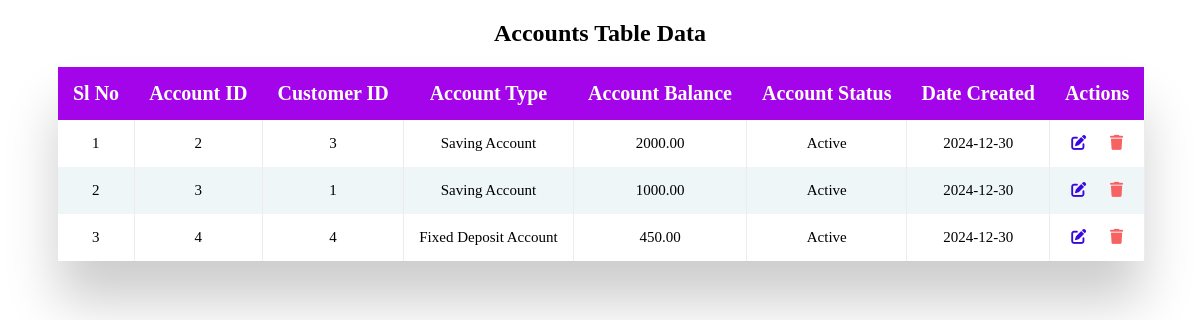
The app's page /accounts/accounts_data.php with its own data.
### tables this page shows
CREATE TABLE `accounts` (
  `AccountID` int(11) NOT NULL,
  `CustomerID` int(11) NOT NULL,
  `AccountType` varchar(50) NOT NULL,
  `Balance` decimal(15,2) NOT NULL,
  `AccountStatus` varchar(20) DEFAULT 'Active',
  `DateCreated` date NOT NULL DEFAULT current_timestamp()
);

### accounts/accounts_data.php (the view, shortened to what this page needs)
<?php include('../includes/connection.php');
?>
<!DOCTYPE html>
<html lang="en">
  <head>
    <link rel="stylesheet" href="accounts_data.css" />
    <link
      rel="stylesheet"
      href="https://cdnjs.cloudflare.com/ajax/libs/font-awesome/6.5.1/css/all.min.css"
    />
  </head>
  <body>
    <h2>Accounts Table Data</h2>
    <div class="table_container">
      <table class="table">
    <?php
    $select_query="Select * from `accounts`";
    $result=mysqli_query($conn,$select_query);
    $i=1;
    if(mysqli_num_rows($result)>0){
      echo "  <thead>
      <tr>
        <th>Sl No</th>
        <th>Account ID</th>
        <th>Customer ID</th>
        <th>Account Type</th>
        <th>Account Balance</th>
        <th>Account Status</th>
        <th>Date Created</th>
        <th>Actions</th>
      </tr>
    </thead>
    <tbody>";
       while( $row=mysqli_fetch_assoc($result)){
            $id=$row['AccountID'];
$aid=$row['AccountID'];
$customer=$row['CustomerID'];
$type=$row['AccountType'];
$balance=$row['Balance'];
$status=$row['AccountStatus'];
$date=$row['DateCreated'];
echo " <tr>
<td>$i</td>
<td>$aid</td>
<td>$customer</td>
<td>$type</td>
<td>$balance</td>
<td>$status</td>
<td>$date</td>
<td>
<a href='accounts_update.php?update_id=$id'><i class='fa-solid fa-pen-to-square'></i></a>
<a href='accounts_delete.php?delete_id=$id'><i class='fa-solid fa-trash'></i></a>
</td>
</tr>";
$i++;
        }
      }
    else{
        echo "<h3 class='no_records'>No Records to display</h3>";
    }
?>          </tbody>
      </table>
    </div>

### accounts/accounts_data.css (style rules this page uses)
.table_container { margin: 20px 50px 50px; box-shadow: 0px 40px 50px rgba(0, 0, 0, 0.2); }
.table { font-size: 12px; border-collapse: collapse; width: 100%; max-width: 100%; white-space: nowrap; background-color: #fff; }
.table th { font-size: 20px; }
.table td, .table th { text-align: center; padding: 15px; }
.table td { border-right: 1px solid #edebeb; font-size: 15px; }
.table thead th { color: #fff; background: #a404e9; }
.table tr:nth-child(even) { background: #eff6f8; }
.fa-pen-to-square { color: #3709df; margin-right: 20px; }
.fa-trash { color: rgb(246, 98, 98); }
h2 { text-align: center; font-weight: bold; }

### records on screen
accounts: AccountID "2", CustomerID "3", AccountType "Saving Account", Balance "2000.00", AccountStatus "Active", DateCreated "2024-12-30"
accounts: AccountID "3", CustomerID "1", AccountType "Saving Account", Balance "1000.00", AccountStatus "Active", DateCreated "2024-12-30"
accounts: AccountID "4", CustomerID "4", AccountType "Fixed Deposit Account", Balance "450.00", AccountStatus "Active", DateCreated "2024-12-30"
